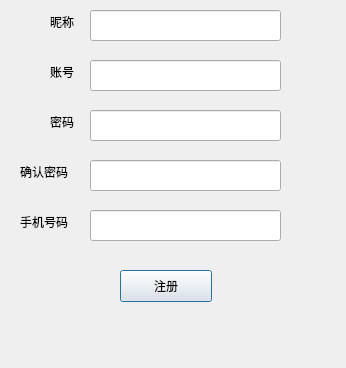
<?xml version="1.0" encoding="UTF-8"?>
<ui version="4.0">
 <class>RegisterDialog</class>
 <widget class="QDialog" name="RegisterDialog">
  <property name="geometry">
   <rect>
    <x>0</x>
    <y>0</y>
    <width>346</width>
    <height>368</height>
   </rect>
  </property>
  <property name="windowTitle">
   <string>注册</string>
  </property>
  <widget class="QLabel" name="label">
   <property name="geometry">
    <rect>
     <x>50</x>
     <y>60</y>
     <width>31</width>
     <height>23</height>
    </rect>
   </property>
   <property name="text">
    <string>账号</string>
   </property>
  </widget>
  <widget class="QLabel" name="label_2">
   <property name="geometry">
    <rect>
     <x>50</x>
     <y>110</y>
     <width>31</width>
     <height>23</height>
    </rect>
   </property>
   <property name="text">
    <string>密码</string>
   </property>
  </widget>
  <widget class="QLabel" name="label_3">
   <property name="geometry">
    <rect>
     <x>20</x>
     <y>160</y>
     <width>61</width>
     <height>23</height>
    </rect>
   </property>
   <property name="text">
    <string>确认密码</string>
   </property>
  </widget>
  <widget class="QLabel" name="label_4">
   <property name="geometry">
    <rect>
     <x>50</x>
     <y>10</y>
     <width>31</width>
     <height>23</height>
    </rect>
   </property>
   <property name="text">
    <string>昵称</string>
   </property>
  </widget>
  <widget class="QLabel" name="label_5">
   <property name="geometry">
    <rect>
     <x>20</x>
     <y>210</y>
     <width>68</width>
     <height>23</height>
    </rect>
   </property>
   <property name="text">
    <string>手机号码</string>
   </property>
  </widget>
  <widget class="QLineEdit" name="username">
   <property name="geometry">
    <rect>
     <x>90</x>
     <y>10</y>
     <width>191</width>
     <height>31</height>
    </rect>
   </property>
  </widget>
  <widget class="QLineEdit" name="account">
   <property name="geometry">
    <rect>
     <x>90</x>
     <y>60</y>
     <width>191</width>
     <height>31</height>
    </rect>
   </property>
  </widget>
  <widget class="QLineEdit" name="password">
   <property name="geometry">
    <rect>
     <x>90</x>
     <y>110</y>
     <width>191</width>
     <height>31</height>
    </rect>
   </property>
   <property name="echoMode">
    <enum>QLineEdit::Password</enum>
   </property>
  </widget>
  <widget class="QLineEdit" name="repasswd">
   <property name="geometry">
    <rect>
     <x>90</x>
     <y>160</y>
     <width>191</width>
     <height>31</height>
    </rect>
   </property>
   <property name="echoMode">
    <enum>QLineEdit::Password</enum>
   </property>
  </widget>
  <widget class="QLineEdit" name="cellphone">
   <property name="geometry">
    <rect>
     <x>90</x>
     <y>210</y>
     <width>191</width>
     <height>31</height>
    </rect>
   </property>
  </widget>
  <widget class="QPushButton" name="pushButton">
   <property name="geometry">
    <rect>
     <x>120</x>
     <y>270</y>
     <width>92</width>
     <height>32</height>
    </rect>
   </property>
   <property name="text">
    <string>注册</string>
   </property>
  </widget>
  <widget class="QLabel" name="report">
   <property name="geometry">
    <rect>
     <x>50</x>
     <y>320</y>
     <width>231</width>
     <height>31</height>
    </rect>
   </property>
   <property name="styleSheet">
    <string notr="true">color: rgb(255, 0, 0);</string>
   </property>
   <property name="text">
    <string/>
   </property>
   <property name="alignment">
    <set>Qt::AlignCenter</set>
   </property>
  </widget>
 </widget>
 <resources/>
 <connections/>
</ui>
